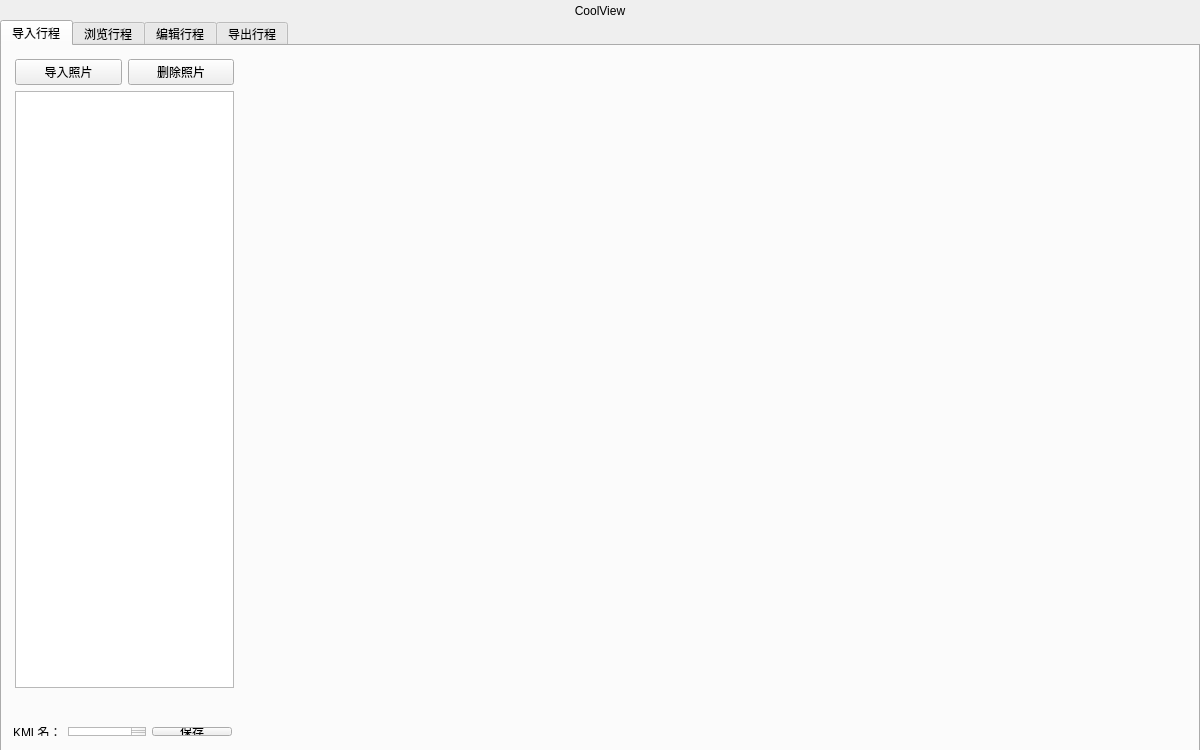
<?xml version="1.0" encoding="UTF-8"?>
<ui version="4.0">
 <class>Widget</class>
 <widget class="QWidget" name="Widget">
  <property name="geometry">
   <rect>
    <x>0</x>
    <y>0</y>
    <width>1200</width>
    <height>750</height>
   </rect>
  </property>
  <property name="sizePolicy">
   <sizepolicy hsizetype="Preferred" vsizetype="Preferred">
    <horstretch>0</horstretch>
    <verstretch>0</verstretch>
   </sizepolicy>
  </property>
  <property name="minimumSize">
   <size>
    <width>1200</width>
    <height>750</height>
   </size>
  </property>
  <property name="maximumSize">
   <size>
    <width>1200</width>
    <height>750</height>
   </size>
  </property>
  <property name="palette">
   <palette>
    <active>
     <colorrole role="Base">
      <brush brushstyle="SolidPattern">
       <color alpha="255">
        <red>0</red>
        <green>255</green>
        <blue>0</blue>
       </color>
      </brush>
     </colorrole>
    </active>
    <inactive>
     <colorrole role="Base">
      <brush brushstyle="SolidPattern">
       <color alpha="255">
        <red>0</red>
        <green>255</green>
        <blue>0</blue>
       </color>
      </brush>
     </colorrole>
    </inactive>
    <disabled>
     <colorrole role="Base">
      <brush brushstyle="SolidPattern">
       <color alpha="255">
        <red>240</red>
        <green>240</green>
        <blue>240</blue>
       </color>
      </brush>
     </colorrole>
    </disabled>
   </palette>
  </property>
  <property name="windowTitle">
   <string>Widget</string>
  </property>
  <widget class="QStackedWidget" name="stackedWidget">
   <property name="geometry">
    <rect>
     <x>0</x>
     <y>0</y>
     <width>1200</width>
     <height>750</height>
    </rect>
   </property>
   <property name="currentIndex">
    <number>1</number>
   </property>
   <widget class="QWidget" name="page">
    <widget class="QLabel" name="logo">
     <property name="geometry">
      <rect>
       <x>70</x>
       <y>40</y>
       <width>231</width>
       <height>191</height>
      </rect>
     </property>
     <property name="text">
      <string>logo</string>
     </property>
     <property name="alignment">
      <set>Qt::AlignCenter</set>
     </property>
    </widget>
    <widget class="QLabel" name="slogan">
     <property name="geometry">
      <rect>
       <x>50</x>
       <y>420</y>
       <width>301</width>
       <height>31</height>
      </rect>
     </property>
     <property name="text">
      <string>slogan</string>
     </property>
     <property name="alignment">
      <set>Qt::AlignCenter</set>
     </property>
    </widget>
    <widget class="QPushButton" name="input">
     <property name="geometry">
      <rect>
       <x>390</x>
       <y>60</y>
       <width>140</width>
       <height>136</height>
      </rect>
     </property>
     <property name="sizePolicy">
      <sizepolicy hsizetype="Minimum" vsizetype="Fixed">
       <horstretch>0</horstretch>
       <verstretch>0</verstretch>
      </sizepolicy>
     </property>
     <property name="text">
      <string/>
     </property>
     <property name="icon">
      <iconset resource="image.qrc">
       <normaloff>:/icon/my_documents.png</normaloff>:/icon/my_documents.png</iconset>
     </property>
     <property name="iconSize">
      <size>
       <width>128</width>
       <height>128</height>
      </size>
     </property>
     <property name="flat">
      <bool>true</bool>
     </property>
    </widget>
    <widget class="QPushButton" name="edit">
     <property name="geometry">
      <rect>
       <x>610</x>
       <y>160</y>
       <width>128</width>
       <height>128</height>
      </rect>
     </property>
     <property name="text">
      <string/>
     </property>
     <property name="icon">
      <iconset resource="image.qrc">
       <normaloff>:/icon/settings.png</normaloff>:/icon/settings.png</iconset>
     </property>
     <property name="iconSize">
      <size>
       <width>128</width>
       <height>128</height>
      </size>
     </property>
     <property name="flat">
      <bool>true</bool>
     </property>
    </widget>
    <widget class="QPushButton" name="view">
     <property name="geometry">
      <rect>
       <x>390</x>
       <y>320</y>
       <width>128</width>
       <height>128</height>
      </rect>
     </property>
     <property name="text">
      <string/>
     </property>
     <property name="icon">
      <iconset resource="image.qrc">
       <normaloff>:/icon/my_pictures.png</normaloff>:/icon/my_pictures.png</iconset>
     </property>
     <property name="iconSize">
      <size>
       <width>128</width>
       <height>128</height>
      </size>
     </property>
     <property name="flat">
      <bool>true</bool>
     </property>
    </widget>
    <widget class="QPushButton" name="output">
     <property name="geometry">
      <rect>
       <x>610</x>
       <y>410</y>
       <width>128</width>
       <height>128</height>
      </rect>
     </property>
     <property name="text">
      <string/>
     </property>
     <property name="icon">
      <iconset resource="image.qrc">
       <normaloff>:/icon/text_document.png</normaloff>:/icon/text_document.png</iconset>
     </property>
     <property name="iconSize">
      <size>
       <width>128</width>
       <height>128</height>
      </size>
     </property>
     <property name="flat">
      <bool>true</bool>
     </property>
    </widget>
   </widget>
   <widget class="QWidget" name="page_2">
    <widget class="QTabWidget" name="tabWidget">
     <property name="geometry">
      <rect>
       <x>0</x>
       <y>20</y>
       <width>1200</width>
       <height>750</height>
      </rect>
     </property>
     <property name="palette">
      <palette>
       <active>
        <colorrole role="Base">
         <brush brushstyle="SolidPattern">
          <color alpha="255">
           <red>255</red>
           <green>255</green>
           <blue>255</blue>
          </color>
         </brush>
        </colorrole>
       </active>
       <inactive>
        <colorrole role="Base">
         <brush brushstyle="SolidPattern">
          <color alpha="255">
           <red>255</red>
           <green>255</green>
           <blue>255</blue>
          </color>
         </brush>
        </colorrole>
       </inactive>
       <disabled>
        <colorrole role="Base">
         <brush brushstyle="SolidPattern">
          <color alpha="255">
           <red>240</red>
           <green>240</green>
           <blue>240</blue>
          </color>
         </brush>
        </colorrole>
       </disabled>
      </palette>
     </property>
     <property name="currentIndex">
      <number>0</number>
     </property>
     <widget class="QWidget" name="tab">
      <attribute name="icon">
       <iconset>
        <normalon>:/icon/my_documents.png</normalon>
       </iconset>
      </attribute>
      <attribute name="title">
       <string>导入行程</string>
      </attribute>
      <widget class="QWidget" name="layoutWidget">
       <property name="geometry">
        <rect>
         <x>0</x>
         <y>670</y>
         <width>241</width>
         <height>31</height>
        </rect>
       </property>
       <layout class="QHBoxLayout" name="horizontalLayout_9">
        <property name="sizeConstraint">
         <enum>QLayout::SetDefaultConstraint</enum>
        </property>
        <item>
         <widget class="QLabel" name="label">
          <property name="text">
           <string>KML名：</string>
          </property>
         </widget>
        </item>
        <item>
         <widget class="QTextEdit" name="kmlname"/>
        </item>
        <item>
         <widget class="QPushButton" name="savekml">
          <property name="text">
           <string>保存</string>
          </property>
          <property name="icon">
           <iconset resource="image.qrc">
            <normaloff>:/icon/folder_options.png</normaloff>:/icon/folder_options.png</iconset>
          </property>
          <property name="default">
           <bool>false</bool>
          </property>
         </widget>
        </item>
       </layout>
      </widget>
      <widget class="QWidget" name="layoutWidget">
       <property name="geometry">
        <rect>
         <x>2</x>
         <y>2</y>
         <width>241</width>
         <height>651</height>
        </rect>
       </property>
       <layout class="QVBoxLayout" name="verticalLayout">
        <item>
         <layout class="QHBoxLayout" name="horizontalLayout">
          <item>
           <widget class="QPushButton" name="input_photo">
            <property name="text">
             <string>导入照片</string>
            </property>
            <property name="icon">
             <iconset resource="image.qrc">
              <normaloff>:/icon/jpeg_image.png</normaloff>:/icon/jpeg_image.png</iconset>
            </property>
           </widget>
          </item>
          <item>
           <widget class="QPushButton" name="delete_photo">
            <property name="text">
             <string>删除照片</string>
            </property>
            <property name="icon">
             <iconset resource="image.qrc">
              <normaloff>:/icon/recycle_bin_f.png</normaloff>:/icon/recycle_bin_f.png</iconset>
            </property>
           </widget>
          </item>
         </layout>
        </item>
        <item>
         <widget class="QListWidget" name="pictureview">
          <property name="dragDropMode">
           <enum>QAbstractItemView::NoDragDrop</enum>
          </property>
          <property name="alternatingRowColors">
           <bool>true</bool>
          </property>
          <property name="selectionMode">
           <enum>QAbstractItemView::MultiSelection</enum>
          </property>
          <property name="selectionRectVisible">
           <bool>true</bool>
          </property>
          <property name="sortingEnabled">
           <bool>true</bool>
          </property>
         </widget>
        </item>
       </layout>
      </widget>
     </widget>
     <widget class="QWidget" name="tab_2">
      <attribute name="icon">
       <iconset>
        <normalon>:/icon/my_pictures.png</normalon>
       </iconset>
      </attribute>
      <attribute name="title">
       <string>浏览行程</string>
      </attribute>
      <widget class="QGroupBox" name="groupBox">
       <property name="geometry">
        <rect>
         <x>0</x>
         <y>0</y>
         <width>221</width>
         <height>141</height>
        </rect>
       </property>
       <property name="title">
        <string>查询</string>
       </property>
       <widget class="QRadioButton" name="timeinview">
        <property name="geometry">
         <rect>
          <x>10</x>
          <y>20</y>
          <width>51</width>
          <height>16</height>
         </rect>
        </property>
        <property name="text">
         <string>时间</string>
        </property>
        <property name="checked">
         <bool>true</bool>
        </property>
       </widget>
       <widget class="QRadioButton" name="nameinview">
        <property name="geometry">
         <rect>
          <x>10</x>
          <y>80</y>
          <width>89</width>
          <height>16</height>
         </rect>
        </property>
        <property name="text">
         <string>名称</string>
        </property>
       </widget>
       <widget class="QWidget" name="layoutWidget">
        <property name="geometry">
         <rect>
          <x>0</x>
          <y>50</y>
          <width>218</width>
          <height>22</height>
         </rect>
        </property>
        <layout class="QHBoxLayout" name="horizontalLayout_2">
         <item>
          <widget class="QDateEdit" name="dateEdit"/>
         </item>
         <item>
          <widget class="QLabel" name="label_2">
           <property name="text">
            <string>to</string>
           </property>
          </widget>
         </item>
         <item>
          <widget class="QDateEdit" name="dateEdit_2"/>
         </item>
        </layout>
       </widget>
       <widget class="QWidget" name="layoutWidget">
        <property name="geometry">
         <rect>
          <x>0</x>
          <y>100</y>
          <width>221</width>
          <height>31</height>
         </rect>
        </property>
        <layout class="QHBoxLayout" name="horizontalLayout_3">
         <item>
          <widget class="QTextEdit" name="textEdit"/>
         </item>
         <item>
          <widget class="QPushButton" name="search">
           <property name="text">
            <string>查询</string>
           </property>
           <property name="icon">
            <iconset resource="image.qrc">
             <normaloff>:/icon/search.png</normaloff>:/icon/search.png</iconset>
           </property>
          </widget>
         </item>
        </layout>
       </widget>
      </widget>
      <widget class="QWidget" name="layoutWidget">
       <property name="geometry">
        <rect>
         <x>0</x>
         <y>140</y>
         <width>221</width>
         <height>561</height>
        </rect>
       </property>
       <layout class="QVBoxLayout" name="verticalLayout_3">
        <item>
         <widget class="QListWidget" name="kmlview"/>
        </item>
        <item>
         <widget class="QPushButton" name="openkml">
          <property name="text">
           <string>导入KML</string>
          </property>
          <property name="icon">
           <iconset resource="image.qrc">
            <normaloff>:/icon/network_service.png</normaloff>:/icon/network_service.png</iconset>
          </property>
         </widget>
        </item>
       </layout>
      </widget>
     </widget>
     <widget class="QWidget" name="tab_3">
      <attribute name="icon">
       <iconset>
        <normalon>:/icon/settings.png</normalon>
       </iconset>
      </attribute>
      <attribute name="title">
       <string>编辑行程</string>
      </attribute>
      <widget class="QTabWidget" name="tabWidget_2">
       <property name="geometry">
        <rect>
         <x>0</x>
         <y>0</y>
         <width>231</width>
         <height>701</height>
        </rect>
       </property>
       <property name="currentIndex">
        <number>0</number>
       </property>
       <widget class="QWidget" name="tab_5">
        <attribute name="icon">
         <iconset resource="image.qrc">
          <normaloff>:/icon/search.png</normaloff>:/icon/search.png</iconset>
        </attribute>
        <attribute name="title">
         <string>查询</string>
        </attribute>
        <widget class="QGroupBox" name="groupBox_2">
         <property name="geometry">
          <rect>
           <x>0</x>
           <y>0</y>
           <width>221</width>
           <height>141</height>
          </rect>
         </property>
         <property name="title">
          <string>查询</string>
         </property>
         <widget class="QRadioButton" name="radioButton_3">
          <property name="geometry">
           <rect>
            <x>10</x>
            <y>20</y>
            <width>51</width>
            <height>16</height>
           </rect>
          </property>
          <property name="text">
           <string>时间</string>
          </property>
          <property name="checked">
           <bool>true</bool>
          </property>
         </widget>
         <widget class="QRadioButton" name="radioButton_4">
          <property name="geometry">
           <rect>
            <x>10</x>
            <y>80</y>
            <width>89</width>
            <height>16</height>
           </rect>
          </property>
          <property name="text">
           <string>名称</string>
          </property>
         </widget>
         <widget class="QWidget" name="layoutWidget">
          <property name="geometry">
           <rect>
            <x>0</x>
            <y>50</y>
            <width>218</width>
            <height>22</height>
           </rect>
          </property>
          <layout class="QHBoxLayout" name="horizontalLayout_4">
           <item>
            <widget class="QDateEdit" name="dateEdit_3"/>
           </item>
           <item>
            <widget class="QLabel" name="label_3">
             <property name="text">
              <string>to</string>
             </property>
            </widget>
           </item>
           <item>
            <widget class="QDateEdit" name="dateEdit_4"/>
           </item>
          </layout>
         </widget>
         <widget class="QWidget" name="layoutWidget_2">
          <property name="geometry">
           <rect>
            <x>0</x>
            <y>100</y>
            <width>221</width>
            <height>31</height>
           </rect>
          </property>
          <layout class="QHBoxLayout" name="horizontalLayout_5">
           <item>
            <widget class="QTextEdit" name="textEdit_3"/>
           </item>
           <item>
            <widget class="QPushButton" name="pushButton_4">
             <property name="text">
              <string>查询</string>
             </property>
             <property name="icon">
              <iconset resource="image.qrc">
               <normaloff>:/icon/search.png</normaloff>:/icon/search.png</iconset>
             </property>
            </widget>
           </item>
          </layout>
         </widget>
        </widget>
        <widget class="QListView" name="listView_3">
         <property name="geometry">
          <rect>
           <x>0</x>
           <y>140</y>
           <width>231</width>
           <height>531</height>
          </rect>
         </property>
        </widget>
       </widget>
       <widget class="QWidget" name="tab_7">
        <attribute name="icon">
         <iconset resource="image.qrc">
          <normaloff>:/icon/jpeg_image.png</normaloff>:/icon/jpeg_image.png</iconset>
        </attribute>
        <attribute name="title">
         <string>照片</string>
        </attribute>
        <widget class="QListView" name="listView_2">
         <property name="geometry">
          <rect>
           <x>0</x>
           <y>20</y>
           <width>231</width>
           <height>651</height>
          </rect>
         </property>
        </widget>
        <widget class="QToolButton" name="toolButton">
         <property name="geometry">
          <rect>
           <x>0</x>
           <y>0</y>
           <width>41</width>
           <height>21</height>
          </rect>
         </property>
         <property name="toolTip">
          <string>添加照片</string>
         </property>
         <property name="text">
          <string>...</string>
         </property>
         <property name="icon">
          <iconset resource="image.qrc">
           <normaloff>:/icon/folder_new.png</normaloff>:/icon/folder_new.png</iconset>
         </property>
        </widget>
        <widget class="QToolButton" name="toolButton_2">
         <property name="geometry">
          <rect>
           <x>40</x>
           <y>0</y>
           <width>41</width>
           <height>21</height>
          </rect>
         </property>
         <property name="toolTip">
          <string>删除照片</string>
         </property>
         <property name="text">
          <string>...</string>
         </property>
         <property name="icon">
          <iconset resource="image.qrc">
           <normaloff>:/icon/document_delete.png</normaloff>:/icon/document_delete.png</iconset>
         </property>
        </widget>
        <widget class="QToolButton" name="toolButton_3">
         <property name="geometry">
          <rect>
           <x>80</x>
           <y>0</y>
           <width>41</width>
           <height>21</height>
          </rect>
         </property>
         <property name="toolTip">
          <string>编辑照片</string>
         </property>
         <property name="text">
          <string>...</string>
         </property>
         <property name="icon">
          <iconset resource="image.qrc">
           <normaloff>:/icon/settings.png</normaloff>:/icon/settings.png</iconset>
         </property>
        </widget>
        <widget class="QToolButton" name="toolButton_4">
         <property name="geometry">
          <rect>
           <x>120</x>
           <y>0</y>
           <width>41</width>
           <height>21</height>
          </rect>
         </property>
         <property name="toolTip">
          <string>保存进KML</string>
         </property>
         <property name="text">
          <string>...</string>
         </property>
         <property name="icon">
          <iconset resource="image.qrc">
           <normaloff>:/icon/save_add2.png</normaloff>:/icon/save_add2.png</iconset>
         </property>
        </widget>
       </widget>
       <widget class="QWidget" name="tab_6">
        <attribute name="icon">
         <iconset resource="image.qrc">
          <normaloff>:/icon/text_document.png</normaloff>:/icon/text_document.png</iconset>
        </attribute>
        <attribute name="title">
         <string>游记</string>
        </attribute>
        <widget class="QTextEdit" name="textEdit_2">
         <property name="geometry">
          <rect>
           <x>0</x>
           <y>0</y>
           <width>231</width>
           <height>671</height>
          </rect>
         </property>
        </widget>
        <widget class="QToolButton" name="toolButton_5">
         <property name="geometry">
          <rect>
           <x>180</x>
           <y>640</y>
           <width>37</width>
           <height>18</height>
          </rect>
         </property>
         <property name="toolTip">
          <string>保存游记</string>
         </property>
         <property name="text">
          <string>...</string>
         </property>
         <property name="icon">
          <iconset resource="image.qrc">
           <normaloff>:/icon/save_add2.png</normaloff>:/icon/save_add2.png</iconset>
         </property>
        </widget>
       </widget>
      </widget>
     </widget>
     <widget class="QWidget" name="tab_4">
      <attribute name="icon">
       <iconset>
        <normalon>:/icon/text_document.png</normalon>
       </iconset>
      </attribute>
      <attribute name="title">
       <string>导出行程</string>
      </attribute>
      <widget class="QPushButton" name="pushButton_5">
       <property name="geometry">
        <rect>
         <x>820</x>
         <y>470</y>
         <width>128</width>
         <height>128</height>
        </rect>
       </property>
       <property name="toolTip">
        <string>导出HTML</string>
       </property>
       <property name="text">
        <string/>
       </property>
       <property name="icon">
        <iconset resource="image.qrc">
         <normaloff>:/icon/entire_network.png</normaloff>:/icon/entire_network.png</iconset>
       </property>
       <property name="iconSize">
        <size>
         <width>128</width>
         <height>128</height>
        </size>
       </property>
       <property name="flat">
        <bool>true</bool>
       </property>
      </widget>
      <widget class="QPushButton" name="outputkml">
       <property name="geometry">
        <rect>
         <x>800</x>
         <y>90</y>
         <width>128</width>
         <height>128</height>
        </rect>
       </property>
       <property name="toolTip">
        <string>导出KML</string>
       </property>
       <property name="text">
        <string/>
       </property>
       <property name="icon">
        <iconset resource="image.qrc">
         <normaloff>:/icon/closed_folder.png</normaloff>:/icon/closed_folder.png</iconset>
       </property>
       <property name="iconSize">
        <size>
         <width>128</width>
         <height>128</height>
        </size>
       </property>
       <property name="flat">
        <bool>true</bool>
       </property>
      </widget>
      <widget class="QWidget" name="layoutWidget">
       <property name="geometry">
        <rect>
         <x>10</x>
         <y>30</y>
         <width>290</width>
         <height>105</height>
        </rect>
       </property>
       <layout class="QVBoxLayout" name="verticalLayout_2">
        <item>
         <layout class="QHBoxLayout" name="horizontalLayout_8">
          <item>
           <widget class="QLabel" name="label_5">
            <property name="text">
             <string>时间</string>
            </property>
           </widget>
          </item>
          <item>
           <layout class="QHBoxLayout" name="horizontalLayout_6">
            <item>
             <widget class="QDateEdit" name="dateEdit_5"/>
            </item>
            <item>
             <widget class="QLabel" name="label_4">
              <property name="text">
               <string>to</string>
              </property>
             </widget>
            </item>
            <item>
             <widget class="QDateEdit" name="dateEdit_6"/>
            </item>
           </layout>
          </item>
         </layout>
        </item>
        <item>
         <layout class="QHBoxLayout" name="horizontalLayout_7">
          <item>
           <widget class="QLabel" name="label_6">
            <property name="text">
             <string>名称</string>
            </property>
           </widget>
          </item>
          <item>
           <widget class="QTextEdit" name="textEdit_4"/>
          </item>
         </layout>
        </item>
       </layout>
      </widget>
     </widget>
    </widget>
    <widget class="QLabel" name="title">
     <property name="geometry">
      <rect>
       <x>0</x>
       <y>0</y>
       <width>1200</width>
       <height>21</height>
      </rect>
     </property>
     <property name="text">
      <string>CoolView</string>
     </property>
     <property name="alignment">
      <set>Qt::AlignCenter</set>
     </property>
    </widget>
   </widget>
   <widget class="QWidget" name="page_3"/>
  </widget>
 </widget>
 <layoutdefault spacing="6" margin="11"/>
 <resources>
  <include location="image.qrc"/>
 </resources>
 <connections/>
</ui>
